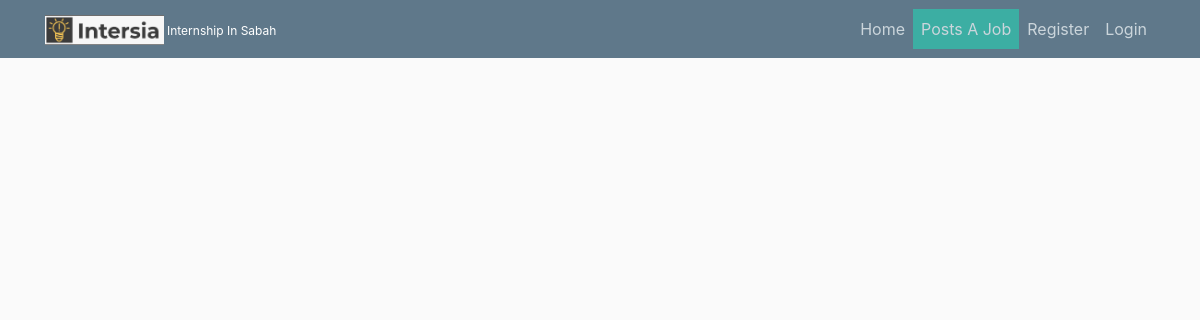
Before: / with the older database file.
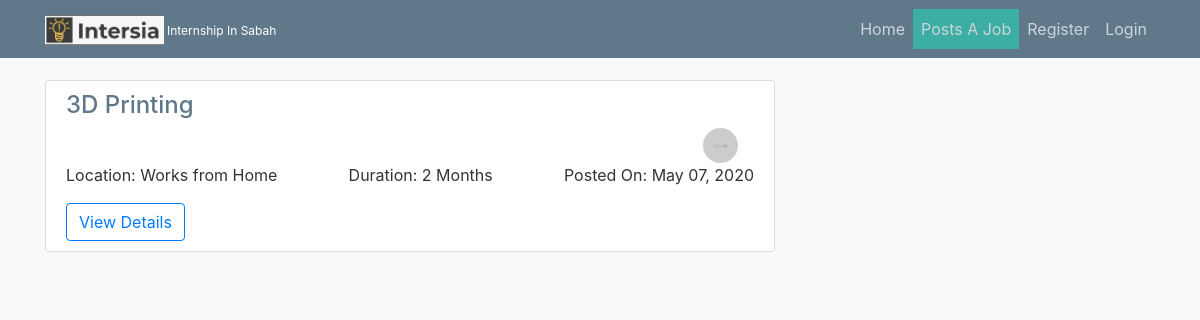
After: the same page with the newer database file.
### joblist/models.py (models this page shows, shortened)
class Post(models.Model):
    JOB_CATEGORY =(
    (".NET Development", ".NET Development"),
    ("3D Printing", "3D Printing"),
    ("Accounts", "Accounts"),
    ("Acting", "Acting"),
    ("Agriculture & Food Engineering", "Agriculture & Food Engineering"),
    ("Analytics", "Analytics"),
    ("Android App Development", "Android App Development"),
    ("Angular.js Development", "Angular.js Development"),
    ("Animation", "Animation"),
    ("Architecture", "Architecture"),
    ("Artificial Intelligence (AI)", "Artificial Intelligence (AI)"),
    ("ASP.NET Development", "ASP.NET Development"),
    ("Automobile Engineering", "Automobile Engineering"),
    ("Backend Development", "Backend Development"),
    ("Big Data", "Big Data"),
    ("Bioinformatics", "Bioinformatics"),
    ("Biology", "Biology"),
    ("Biotechnology Engineering", "Biotechnology Engineering"),
    ("Blogging", "Blogging"),
    ("Brand Management", "Brand Management"),
    ("CAD Design", "CAD Design"),
    ("Campus Ambassador", "Campus Ambassador"),
    ("Chartered Accountancy (CA)", "Chartered Accountancy (CA)"),
    ("Chemical Engineering", "Chemical Engineering"),
    ("Chemistry", "Chemistry"),
    ("Cinematography", "Cinematography"),
    ("Civil Engineering", "Civil Engineering"),
    ("Client Servicing", "Client Servicing"),
    ("Cloud Computing", "Cloud Computing"),
    ("Commerce", "Commerce"),
    ("Company Secretary (CS)", "Company Secretary (CS)"),
    ("Computer Science", "Computer Science"),
    ("Computer Vision", "Computer Vision"),
    ("Content Writing", "Content Writing"),
    ("Copywriting", "Copywriting"),
    ("Creative Writing", "Creative Writing"),
    ("Customer Service", "Customer Service"),
    ("Cyber Security", "Cyber Security"),
    ("Data Entry", "Data Entry"),
    ("Data Science", "Data Science"),
    ("Database Building", "Database Building"),
    ("Design", "Design"),
    ("Digital Marketing", "Digital Marketing"),
    ("Editorial", "Editorial"),
    ("Electrical Engineering", "Electrical Engineering"),
    ("Electronics Engineering", "Electronics Engineering"),
    ("Embedded Systems", "Embedded Systems"),
   ("Energy Science & Engineering", "Energy Science & Engineering"),
   ("Engineering", "Engineering"),
   ("Engineering Design", "Engineering Design"),
   ("Environmental Sciences", "Environmental Sciences"),
   ("Event Management", "Event Management"),
   ("Facebook Marketing", "Facebook Marketing"),
   ("Fashion Design", "Fashion Design"),
   ("Film Making", "Film Making"),
   ("Finance", "Finance"),
   ("Front End Development", "Front End Development"),
   ("Full Stack Development", "Full Stack Development"),
   ("Fundraising", "Fundraising"),
   ("Game Development", "Game Development"),
   ("General Management", "General Management"),
   ("Government", "Government"),
   ("Graphic Design", "Graphic Design"),
   ("Hospitality", "Hospitality"),
   ("Hotel Management", "Hotel Management"),
   ("Human Resources (HR)", "Human Resources (HR)"),
   ("Humanities", "Humanities"),
   ("Image Processing", "Image Processing"),
   ("Industrial & Production Engineering", "Industrial & Production Engineering"),
   ("Industrial Design", "Industrial Design"),
   ("Information Technology", "Information Technology"),
   ("Instrumentation & Control Engineering", "Instrumentation & Control Engineering"),
   ("Interior Design", "Interior Design"),
   ("Internet of Things (IoT)", "Internet of Things (IoT)"),
   ("iOS App Development", "iOS App Development"),
   ("Java Development", "Java Development"),
   ("Javascript Development", "Javascript Development"),
   ("Journalism", "Journalism"),
   ("Law", "Law"),
   ("Legal Research", "Legal Research"),
   ("Machine Learning", "Machine Learning"),
   ("Magento Development", "Magento Development"),
   ("Manufacturing Engineering", "Manufacturing Engineering"),
   ("Market/Business Research", "Market/Business Research"),
   ("Marketing", "Marketing"),
   ("Mathematics", "Mathematics"),
   ("Mathematics & Computing", "Mathematics & Computing"),
   ("MBA", "MBA"),
   ("Mechanical Engineering", "Mechanical Engineering"),
   ("Mechatronics", "Mechatronics"),
   ("Media", "Media"),
   ("Medicine", "Medicine"),
   ("Merchandise Design", "Merchandise Design"),
   ("Metallurgical Engineering", "Metallurgical Engineering"),
   ("Mobile App Development", "Mobile App Development"),
   ("Motion Graphics", "Motion Graphics"),
   ("Naval Architecture and Ocean Engineeering", "Naval Architecture and Ocean Engineeering"),
   ("Network Engineering", "Network Engineering"),
   ("NGO", "NGO"),
   ("Node.js Development", "Node.js Development"),
   ("Operations", "Operations"),
   ("Pharmaceutical", "Pharmaceutical"),
   ("Photography", "Photography"),
   ("PHP Development", "PHP Development"),
   ("Physics", "Physics"),
   ("Political/Economics/Policy Research", "Political/Economics/Policy Research"),
   ("Public Relations (PR)", "Public Relations (PR)"),
   ("Product Management", "Product Management"),
   ("Programming", "Programming"),
   ("Psychology", "Psychology"),
   ("Python/Django Development", "Python/Django Development"),
   ("Recruitment", "Recruitment"),
   ("Ruby on Rails", "Ruby on Rails"),
   ("Sales", "Sales"),
   ("Science", "Science"),
   ("Search Engine Optimization (SEO)", "Search Engine Optimization (SEO)"),
   ("Social Media Marketing", "Social Media Marketing"),
   ("Social Work", "Social Work"),
   ("Software Development", "Software Development"),
   ("Software Testing", "Software Testing"),
   ("Statistics", "Statistics"),
   ("Strategy", "Strategy"),
   ("Supply Chain Management (SCM)", "Supply Chain Management (SCM)"),
   ("Teaching", "Teaching"),
   ("Telecalling", "Telecalling"),
   ("Travel & Tourism", "Travel & Tourism"),
   ("UI/UX Design", "UI/UX Design"),
   ("Video Making/Editing", "Video Making/Editing"),
   ("Videography", "Videography"),
   ("Volunteering", "Volunteering"),
   ("Web Development", "Web Development"),
   ("Wordpress Development", "Wordpress Development"),
  )
    DAERAH= (('Works from Home','Works from Home'),('Tawau','Tawau'),('Sandakan','Sandakan'),('Lahad Datu','Lahad Datu'),('Kota Kinabalu','Kota Kinabalu'),('Semporna','Semporna'))
    DURATION =(('1 Months','1 Months'),('2 Months','2 Months'),('3 Months','3 Months'),('4 Months','4 Months'),('5 Months','5 Months'),('6 Months','6 Months'))
    AVAILABLE =(('1','1'),('2','2'),('3','3'),('3','3'),('4','4'),('5','5'),('6','6'),('7','7'),('8','8'),('9','9'),('10','10'),('11','11'),('12','12'),('13','13'),('14','14'),('15','15'),('16','16'),('17','17'),('18','18'),('19','19'),('20','20'))
    content = models.TextField("About the work")
    responsibility = models.TextField("Selected intern's day-to-day responsibilities include")
    skills= models.CharField(max_length=100)
    perks = models.CharField(max_length=100)
    who_apply= models.TextField("Who can apply")
    date_posted = models.DateTimeField(default=timezone.now)
    author = models.ForeignKey(User, on_delete =models.CASCADE)
    available = models.CharField(max_length=2,choices= AVAILABLE )
    category= models.CharField(max_length=100, choices= JOB_CATEGORY)
    daerah= models.CharField(max_length=100, choices= DAERAH)
    duration= models.CharField(max_length=100, choices= DURATION)
    contact= models.CharField(max_length=100)

### users/models.py (models this page shows, shortened)
class Profile(models.Model):
    user = models.OneToOneField(User, on_delete=models.CASCADE)
    image= models.ImageField(default='default.jpg',upload_to="profile_pics")
    about_company=models.TextField()
    company_name =models.CharField(max_length=100)

### joblist/views.py (the view)
# urls.py: path('', PostListView.as_view(), name='joblist-home'),
class PostListView(ListView):
    model = Post
    template_name = 'joblist/home.html'
    context_object_name = 'posts'
    ordering = ['-date_posted']
    paginate_by = 15

### joblist/templates/joblist/home.html (shortened to what this page needs)
{% extends "joblist/base.html" %}
{% block content %}
{% for post in posts %}
<article class="media content-section">
    <div class="media-body">
      <h4><a class="article-title" href="{% url 'post-detail' post.id %}" style="color: #5F788A;">{{ post.category }}</a></h4>
      <div style="display: flex;justify-content: space-between;">
        <h5>{{ post.author.profile.company_name }}</h5>   <img src="{{ post.author.profile.image.url }}" alt="" class="rounded-circle article-img">
      </div>
      <div class="" style="display: flex;justify-content: space-between;">
        <p>Location: {{ post.daerah }}</p>
        <p>Duration: {{ post.duration }}</p>
          <p>Posted On: {{ post.date_posted|date:"F d, Y" }}</p>
      </div>
        <a class="btn btn-outline-primary" href="{% url 'post-detail' post.id %}">View Details</a>
    </div>
</article>
{% endfor %}
{% endblock content %}

Changed rows visible on the page:
added Post: category "3D Printing", author.profile.image (placeholder picture), daerah "Works from Home", duration "2 Months", date_posted "May 07, 2020"
